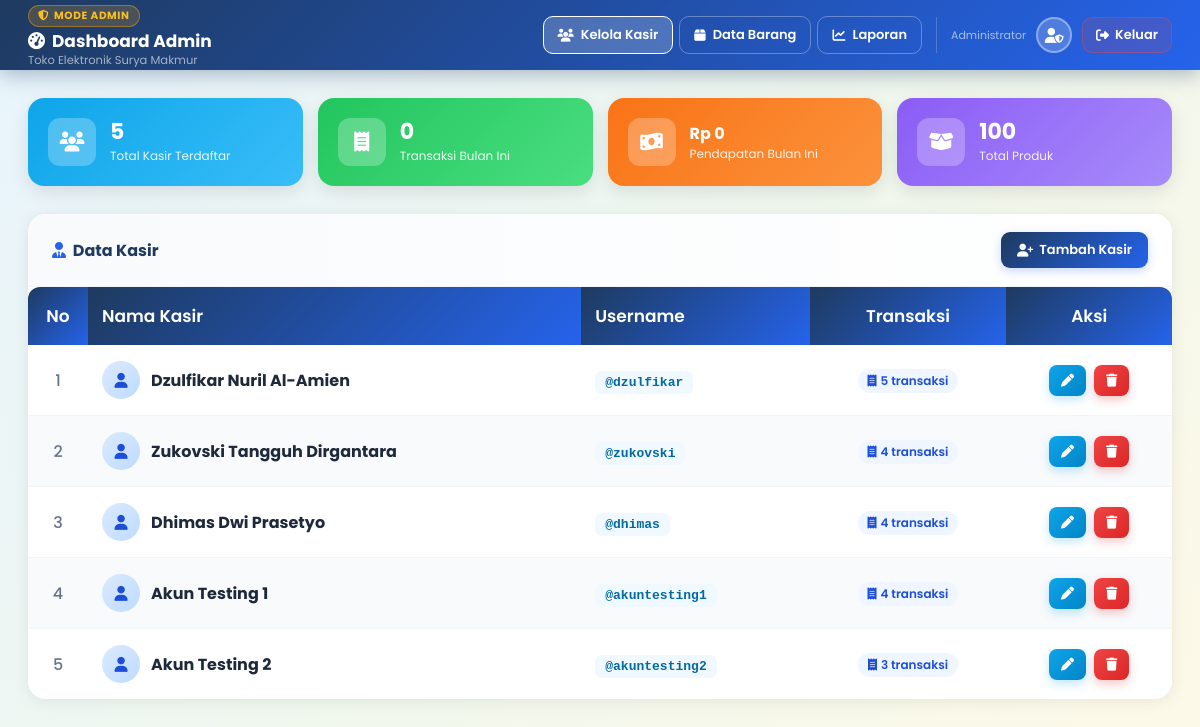
Screenshot of /admin_dashboard.php (signed in) with the database file from the repository.
### tables this page shows
CREATE TABLE `kasir` (
  `id_kasir` int(11) NOT NULL,
  `nama_kasir` varchar(100) NOT NULL,
  `username` varchar(100) NOT NULL,
  `password` varchar(100) NOT NULL
);

### public/admin_dashboard.php (the view, shortened to what this page needs)
<?php
require_once '../config/database.php';
$totalKasir  = $conn->query("SELECT COUNT(*) FROM kasir")->fetchColumn();
$totalBarang = $conn->query("SELECT COUNT(*) FROM barang")->fetchColumn();
$bulanIni = date('Y-m');
$stmtTrx  = $conn->prepare(
    "SELECT COUNT(*) AS jml, COALESCE(SUM(total), 0) AS total
     FROM transaksi WHERE DATE_FORMAT(tanggal,'%Y-%m') = ?"
);
$stmtTrx->execute([$bulanIni]);
$st = $stmtTrx->fetch(PDO::FETCH_ASSOC);
$totalTrxBulan  = $st['jml'];
$pendapatanBulan = $st['total'];
$kasirList = $conn->query(
    "SELECT k.id_kasir, k.nama_kasir, k.username,
            COUNT(t.id_transaksi) AS jumlah_transaksi
     FROM kasir k
     LEFT JOIN transaksi t ON t.id_kasir = k.id_kasir
     GROUP BY k.id_kasir
     ORDER BY k.id_kasir ASC"
)->fetchAll(PDO::FETCH_ASSOC);
?>
<!DOCTYPE html>
<html lang="id">
<head>
<link rel="stylesheet" href="https://cdnjs.cloudflare.com/ajax/libs/font-awesome/6.5.0/css/all.min.css">
</head>
<body>
<div class="topbar">
    <div class="topbar-brand">
        <div class="badge-admin"><i class="fa-solid fa-shield-halved"></i> MODE ADMIN</div>
        <h1><i class="fa-solid fa-gauge-high" style="margin-right:7px"></i>Dashboard Admin</h1>
        <p>Toko Elektronik Surya Makmur</p>
    </div>
    <nav class="topbar-nav">
        <a href="admin_dashboard.php" class="nav-btn active"><i class="fa-solid fa-users"></i> Kelola Kasir</a>
        <a href="admin_barang.php" class="nav-btn"><i class="fa-solid fa-box"></i> Data Barang</a>
        <a href="admin_laporan.php" class="nav-btn"><i class="fa-solid fa-chart-line"></i> Laporan</a>
    </nav>
    <div class="topbar-user">
        <div class="user-info" style="text-align:right">
            <div class="role">Administrator</div>
        </div>
        <div class="avatar"><i class="fa-solid fa-user-shield"></i></div>
        <a href="../process/logout.php" class="btn-logout">
            <i class="fa-solid fa-right-from-bracket"></i> Keluar
        </a>
    </div>
</div>
<div class="main">
    <div class="stats-grid">
        <div class="stat-card bg-blue">
            <div class="stat-icon"><i class="fa-solid fa-users"></i></div>
            <div class="stat-info">
                <div class="val"><?= number_format($totalKasir) ?></div>
                <div class="lbl">Total Kasir Terdaftar</div>
            </div>
        </div>
        <div class="stat-card bg-green">
            <div class="stat-icon"><i class="fa-solid fa-receipt"></i></div>
            <div class="stat-info">
                <div class="val"><?= number_format($totalTrxBulan) ?></div>
                <div class="lbl">Transaksi Bulan Ini</div>
            </div>
        </div>
        <div class="stat-card bg-orange">
            <div class="stat-icon"><i class="fa-solid fa-money-bill-wave"></i></div>
            <div class="stat-info">
                <div class="val sm">Rp <?= number_format($pendapatanBulan, 0, ',', '.') ?></div>
                <div class="lbl">Pendapatan Bulan Ini</div>
            </div>
        </div>
        <div class="stat-card bg-purple">
            <div class="stat-icon"><i class="fa-solid fa-box-open"></i></div>
            <div class="stat-info">
                <div class="val"><?= number_format($totalBarang) ?></div>
                <div class="lbl">Total Produk</div>
            </div>
        </div>
    </div>
    <div class="card">
        <div class="card-header">
            <h2><i class="fa-solid fa-user-tie" style="color:#2563eb"></i>&nbsp; Data Kasir</h2>
            <button class="btn btn-primary" onclick="bukaModal('modalTambah')">
                <i class="fa-solid fa-user-plus"></i> Tambah Kasir
            </button>
        </div>
        <div class="table-wrap">
            <table>
                <thead>
                    <tr>
                        <th style="width:60px; text-align:center;">No</th>
                        <th>Nama Kasir</th>
                        <th>Username</th>
                        <th style="text-align:center">Transaksi</th>
                        <th style="text-align:center">Aksi</th>
                    </tr>
                </thead>
                <tbody>
                <?php if (empty($kasirList)): ?>
                <tr>
                    <td colspan="5" style="text-align:center; padding:36px; color:#94a3b8;">
                        <i class="fa-solid fa-users-slash" style="font-size:32px; display:block; margin-bottom:10px;"></i>
                        Belum ada data kasir terdaftar.
                    </td>
                </tr>
                <?php else: ?>
                <?php foreach ($kasirList as $i => $k): ?>
                <tr>
                    <td style="text-align:center; color:#64748b; font-weight:500;">
                        <?= $i + 1 ?>
                    </td>
                    <td>
                        <div style="display:flex; align-items:center; gap:11px;">
                            <div style="width:38px; height:38px; border-radius:50%; background:linear-gradient(135deg,#dbeafe,#bfdbfe); display:flex; align-items:center; justify-content:center; color:#1d4ed8; font-size:15px; flex-shrink:0;">
                                <i class="fa-solid fa-user"></i>
                            </div>
                            <strong style="color:#1e293b;"><?= htmlspecialchars($k['nama_kasir']) ?></strong>
                        </div>
                    </td>
                    <td>
                        <span style="font-family:monospace; background:#f0f9ff; color:#0369a1; padding:4px 10px; border-radius:7px; font-size:13px; font-weight:600;">
                            @<?= htmlspecialchars($k['username']) ?>
                        </span>
                    </td>
                    <td style="text-align:center;">
                        <span class="badge badge-blue">
                            <i class="fa-solid fa-receipt"></i>
                            <?= $k['jumlah_transaksi'] ?> transaksi
                        </span>
                    </td>
                    <td style="text-align:center;">
                        <div style="display:flex; gap:8px; justify-content:center;">
                            <button class="btn-icon-edit"
                                    onclick="bukaEdit(<?= $k['id_kasir'] ?>, '<?= addslashes($k['nama_kasir']) ?>', '<?= addslashes($k['username']) ?>')" title="Edit Kasir">
                                <i class="fa-solid fa-pen"></i>
                            </button>
                            <button class="btn-icon-hapus"
                                    onclick="bukaHapus(<?= $k['id_kasir'] ?>, '<?= addslashes($k['nama_kasir']) ?>', <?= $k['jumlah_transaksi'] ?>)" title="Hapus Kasir">
                                <i class="fa-solid fa-trash"></i>
                            </button>
                        </div>
                    </td>
                </tr>
                <?php endforeach; ?>
                <?php endif; ?>
                </tbody>
            </table>
        </div>
    </div></div>
</body>
</html>

### rows the page displays
kasir: nama_kasir "Dzulfikar Nuril Al-Amien", username "dzulfikar", jumlah_transaksi "5"
kasir: nama_kasir "Zukovski Tangguh Dirgantara", username "zukovski", jumlah_transaksi "4"
kasir: nama_kasir "Dhimas Dwi Prasetyo", username "dhimas", jumlah_transaksi "4"
kasir: nama_kasir "Akun Testing 1", username "akuntesting1", jumlah_transaksi "4"
kasir: nama_kasir "Akun Testing 2", username "akuntesting2", jumlah_transaksi "3"

### other values shown
$totalKasir "5"
$totalTrxBulan "0"
$pendapatanBulan "0"
$totalBarang "100"
